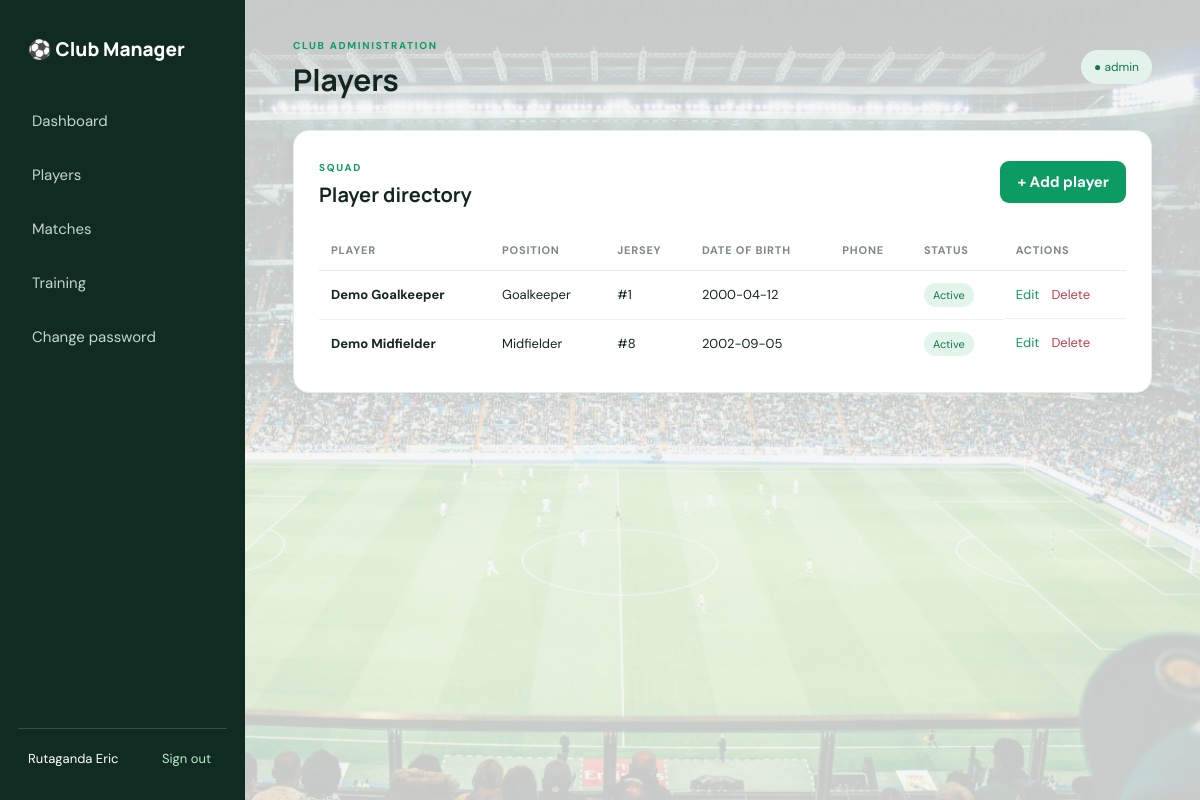
/index.php?route=players (signed in), run on the app's committed database.
### tables this page shows
CREATE TABLE IF NOT EXISTS players (
    id INT AUTO_INCREMENT PRIMARY KEY,
    full_name VARCHAR(150) NOT NULL,
    position VARCHAR(50) NOT NULL,
    jersey_no INT NOT NULL,
    dob DATE NULL,
    phone VARCHAR(30) NULL,
    status ENUM('active','injured','inactive') NOT NULL DEFAULT 'active',
    created_at TIMESTAMP DEFAULT CURRENT_TIMESTAMP
);

### app/core/Controller.php (called while the page is built, shortened)
<?php
class Controller {
    protected function view(string $name, array $data = []): void {
        extract($data, EXTR_SKIP);
        require __DIR__ . '/../views/layouts/header.php';
        require __DIR__ . '/../views/' . $name . '.php';
        require __DIR__ . '/../views/layouts/footer.php';
    }
}

### app/controllers/PlayerController.php (called while the page is built, shortened)
<?php
class PlayerController extends Controller {
    private Player $model;
    public function __construct(){ $this->model=new Player(); }
    public function index(): void{require_login();$this->view('players/index',['title'=>'Players','players'=>$this->model->all()]);}
}

### index.php (called while the page is built, shortened)
<?php
require_once __DIR__.'/helpers/functions.php';
require_once __DIR__.'/app/core/Controller.php';
$route=$_GET['route']??(isset($_SESSION['user'])?'dashboard':'login');
$routes=[
 'login'=>[AuthController::class,'login'],'logout'=>[AuthController::class,'logout'],
 'account/password'=>[AuthController::class,'changePassword'],
 'dashboard'=>[DashboardController::class,'index'],
 'players'=>[PlayerController::class,'index'],'players/form'=>[PlayerController::class,'form'],'players/save'=>[PlayerController::class,'save'],'players/delete'=>[PlayerController::class,'delete'],
 'matches'=>[MatchController::class,'index'],'matches/form'=>[MatchController::class,'form'],'matches/save'=>[MatchController::class,'save'],'matches/delete'=>[MatchController::class,'delete'],
 'trainings'=>[TrainingController::class,'index'],'trainings/form'=>[TrainingController::class,'form'],'trainings/save'=>[TrainingController::class,'save'],'trainings/delete'=>[TrainingController::class,'delete'],
 'api/summary'=>[ApiController::class,'summary']
];
try {
    [$class,$method]=$routes[$route];
    (new $class())->$method();
} catch (Throwable $e) {
    error_log('Application error: ' . $e->getMessage());
    http_response_code(500);
    echo APP_DEBUG
        ? 'Application error: ' . htmlspecialchars($e->getMessage(), ENT_QUOTES, 'UTF-8')
        : 'An unexpected error occurred. Please try again later.';
}

### helpers/functions.php (called while the page is built, shortened)
<?php
function e(mixed $value): string {
    return htmlspecialchars(is_scalar($value) ? (string)$value : '', ENT_QUOTES, 'UTF-8');
}

### app/models/Player.php (called while the page is built, shortened)
<?php
class Player {
    private PDO $db;
    public function __construct(){ $this->db = Database::connection(); }
    public function all(): array { return $this->db->query('SELECT * FROM players ORDER BY full_name')->fetchAll(); }
}

### app/views/players/index.php (the view)
<section class="panel"><div class="panel-head"><div><span class="eyebrow">SQUAD</span><h2>Player directory</h2></div><a class="btn" href="index.php?route=players/form">+ Add player</a></div>
<?php if(!$players): ?><p class="empty">No players registered. Add your first player to get started.</p><?php else: ?><div class="table-wrap"><table><thead><tr><th>Player</th><th>Position</th><th>Jersey</th><th>Date of birth</th><th>Phone</th><th>Status</th><th>Actions</th></tr></thead><tbody><?php foreach($players as $p): ?><tr><td><b><?= e($p['full_name']) ?></b></td><td><?= e($p['position']) ?></td><td>#<?= e($p['jersey_no']) ?></td><td><?= e($p['dob']) ?></td><td><?= e($p['phone']) ?></td><td><span class="status <?= e($p['status']) ?>"><?= e(ucfirst($p['status'])) ?></span></td><td class="actions"><a href="index.php?route=players/form&id=<?= e($p['id']) ?>">Edit</a><form method="post" action="index.php?route=players/delete" data-confirm="Delete this player?"><?= csrf_field() ?><input type="hidden" name="id" value="<?= e($p['id']) ?>"><button class="danger-link">Delete</button></form></td></tr><?php endforeach; ?></tbody></table></div><?php endif; ?></section>

### app/views/layouts/header.php (shortened to what this page needs)
<?php $loggedIn=!empty($_SESSION['user']); ?>
<!doctype html><html lang="en"><head><link rel="stylesheet" href="public/css/style.css"></head><body>
<?php if($loggedIn): ?><aside class="sidebar"><a class="brand" href="index.php?route=dashboard">⚽ Club Manager</a><nav><a href="index.php?route=dashboard">Dashboard</a><a href="index.php?route=players">Players</a><a href="index.php?route=matches">Matches</a><a href="index.php?route=trainings">Training</a><a href="index.php?route=account/password">Change password</a></nav><div class="side-bottom"><span><?= e($_SESSION['user']['username']) ?></span><form method="post" action="index.php?route=logout"><?= csrf_field() ?><button class="link-button">Sign out</button></form></div></aside><main class="main"><header class="topbar"><div><span class="eyebrow">CLUB ADMINISTRATION</span><h1><?= e($title ?? '') ?></h1></div><span class="user-pill">● <?= e($_SESSION['user']['role']) ?></span></header>
<?php else: ?><main class="auth-page">
<?php endif; ?>

### app/views/layouts/footer.php
<?php if($loggedIn ?? false): ?></main><?php else: ?></main><?php endif; ?><script src="public/js/app.js"></script></body></html>

### public/css/style.css (style rules this page uses)
:root { --green:#0c9b62;--dark:#13251f;--muted:#718078;--bg:#f4f7f5;--line:#e6ece8;--white:#fff;--red:#c43d4b }
* { box-sizing:border-box }
body { margin:0;min-height:100vh;background:linear-gradient(rgba(244,247,245,.82),rgba(244,247,245,.82)),url('../images/stadium.jpg') center/cover fixed no-repeat;color:var(--dark);font:15px 'DM Sans',sans-serif }
h1,h2,h3,.brand { font-family:Manrope,sans-serif }
a { color:var(--green);text-decoration:none }
button,input,select,textarea { font:inherit }
.sidebar { position:fixed;inset:0 auto 0 0;width:245px;background:#102b21;color:#fff;padding:28px 18px;display:flex;flex-direction:column }
.brand { font-size:19px;font-weight:800;color:#fff;padding:8px 10px 36px }
.sidebar nav { display:grid;gap:8px }
.sidebar nav a { color:#c4d5cc;padding:13px 14px;border-radius:10px }
.side-bottom { margin-top:auto;border-top:1px solid #315244;padding:20px 10px 4px;display:flex;justify-content:space-between;align-items:center;font-size:13px }
.link-button { background:none;border:0;color:#b8edcf;cursor:pointer }
.main { margin-left:245px;padding:34px clamp(20px,4vw,58px);max-width:1600px }
.topbar,.panel-head { display:flex;justify-content:space-between;align-items:center;gap:20px }
.topbar { margin-bottom:30px }
.topbar h1 { font-size:30px;margin:5px 0 0 }
.eyebrow { font-size:10px;letter-spacing:1.7px;font-weight:700;color:var(--green) }
.user-pill { background:#e3f3eb;padding:9px 13px;border-radius:30px;color:#17744e;font-size:12px }
.stat-card,.panel { background:#fff;border:1px solid var(--line);border-radius:16px;box-shadow:0 5px 20px #1c463508 }
.panel { padding:25px;margin-bottom:24px }
.panel-head { margin-bottom:22px }
.panel-head h2 { font-size:20px;margin:5px 0 0 }
.btn { display:inline-flex;align-items:center;justify-content:center;background:var(--green);color:#fff;border:0;border-radius:9px;padding:11px 17px;font-weight:700;cursor:pointer }
.table-wrap { overflow-x:auto }
table { width:100%;border-collapse:collapse;white-space:nowrap }
th { text-align:left;color:#7c8982;font-size:11px;text-transform:uppercase;letter-spacing:.8px;padding:13px 12px;border-bottom:1px solid var(--line) }
td { padding:15px 12px;border-bottom:1px solid #eef2ef;font-size:13px }
tbody tr:last-child td { border-bottom:0 }
.status { padding:5px 9px;border-radius:30px;font-size:11px;background:#edf2ef }
.status.active,.status.completed { background:#e3f5eb;color:#13754b }
.actions { display:flex;align-items:center;gap:12px }
.actions form { display:inline }
.danger-link { border:0;background:none;color:var(--red);cursor:pointer;padding:0 }

### data on the page
players: full_name "Demo Goalkeeper", position "Goalkeeper", jersey_no "1", dob "2000-04-12", status "Active"
players: full_name "Demo Midfielder", position "Midfielder", jersey_no "8", dob "2002-09-05", status "Active"

### other printed values
$_SESSION['user']['username'] "Rutaganda Eric"
$title "Players"
$_SESSION['user']['role'] "admin"
